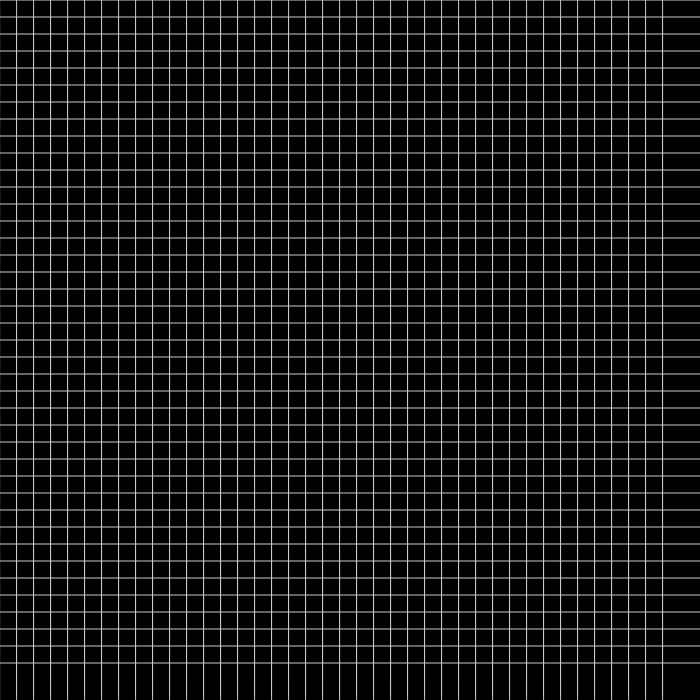
Frame 1 (no input)
Frame 60 (no input): identical to frame 1, image omitted
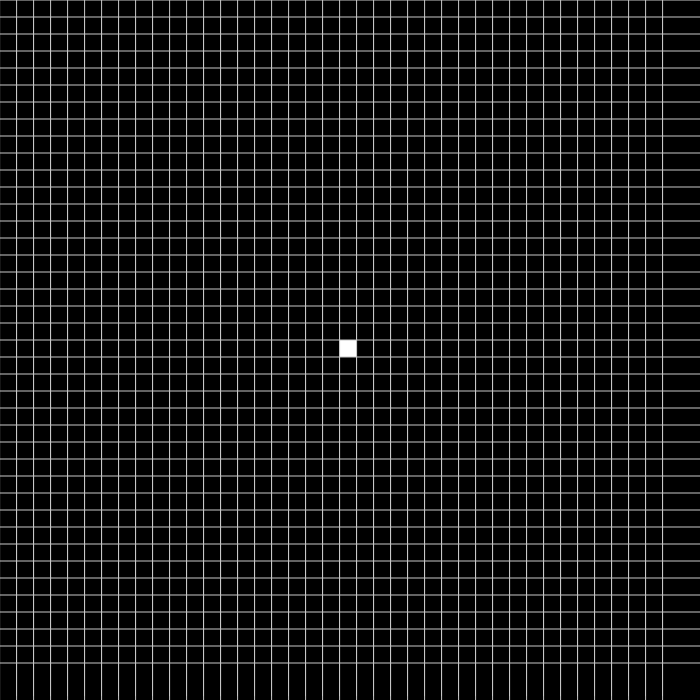
Frame 120 (the mouse pressed at the canvas centre since frame 60)

The p5.js sketch that drew these frames (run headless with seeded random() and noise() and a simulated clock; from frame 60 on, the mouse is pressed at the canvas centre):

// p5.js sketch
// ── sketch.js
var arr = [];
var arrOld = [];
var rows = 40;
var columns = 40;
var row;
var column;
var index;
var layout;
var x_co;
var y_co;
var rand;
var multiplier;
var alive;
var startingAlive;
var dead;
var width;
var height;
var speed, paused, gen;
// var x = 350;
// var y = 300;

function setup(){
  //console.log(height)
  startingAlive = 0;
  speed = 60;
  paused = true;
  gen = 0;
  width = 700
  height = 700

  createCanvas(width, height);
  background(0);

  for(var x = 0; x < rows; x++){
    for(var y = 0; y < columns; y++){
      stroke(200, 200, 200);
      line(x*floor((width/rows)), 0, x*floor((width/rows)), height);
      line(0, floor(y*(height/columns)), 701, y*floor((height/columns)));
    }
  }
  for(var i = 0; i < rows; i++){
    arr.push([0]);
    for(var j = 0; j < columns; j++){
      arr[i][j] = 0;
    }
  }
  
  //Set some random boxes to be white
  for(var i = 0; i < startingAlive; i++){
    arr[floor(random() * rows)][floor(random() * columns)] = 1
  }  

}
function mousePressed(){
  if(mouseX < width && mouseY < height && mouseX > 0 && mouseY > 0)
  {
    var cellState = arr[floor(mouseY/(height/columns))][floor(mouseX/(width/rows))]
    if(cellState == 1){
      arr[floor(mouseY/(height/columns))][floor(mouseX/(width/rows))] = 0
    }
    else{
      arr[floor(mouseY/(height/columns))][floor(mouseX/(width/rows))] = 1
    }
    
  }
}


function draw(){
  frameRate(speed)
  gameRun() 

  //Refreshing of board
  for(var x = 0; x < arr.length; x++){
    for(var y = 0; y < arr[x].length; y++){
      fill(arr[y][x]*255)
      rect(x*floor(width/rows), y*floor(height/columns), 50, 50)
    }
  }
  
  //neighbors();
}

function keyPressed() {
  if(key == " ") {
    paused = !paused;
    
  }
  if(keyCode == 71){
    insertFigure(createGlider1())
  }
  if(keyCode == 80){
    insertFigure(createPulsar1())
  }
  if(keyCode == 37 && speed > 6) {
    speed -= 5
  }
  if(keyCode == 39) {
    speed += 5
  }
}

function gameRun(){
  
  if(!paused){
    
    // copy arr to arrOld
    arrOld = []
    for(var i = 0; i < rows; i++){
      arrOld.push([0]);
      for(var j = 0; j < columns; j++){
        arrOld[i][j] = arr[i][j];
      }
    }
    
    for(var x = 0; x < arrOld.length; x++){
      for(var y = 0; y < arrOld[x].length; y++){
        //RULES TO THE GAME OF LIFE
        //console.log("(" + right + ", " + y + ")")

        var numNeighbors = alive(x, y)
        
        if(arrOld[x][y] == 1){
          if(numNeighbors > 3 || numNeighbors < 2){
            arr[x][y] = 0
            //console.log("GENRATION " + gen + " DEATH AT " + x + "    " + y + " WITH " + numNeighbors + " NEIGHBORS")
          }
        }
        else {
          if(numNeighbors == 3) {
            arr[x][y] = 1
            //console.log("GENRATION " + gen + " BORN AT " + x + "    " + y + " WITH " + numNeighbors + " NEIGHBORS")
          }
        }
      }
    }
    
    gen++;
    //console.log("NEXT GENERATION!")
    
  }
  
}

function alive(x, y) {
  
  var left = x - 1
  var right = x + 1
  var up = y - 1
  var down = y + 1

  if(left < 0){
    left += rows 
  }
  else if(right > rows - 1){
    right -= rows
  }

  if(up < 0){
    up += columns
  }
  else if(down > columns - 1){
    down -= columns
  }
  
  var out = arrOld[x][up] + arrOld[x][down] + arrOld[right][y] + arrOld[left][y] + arrOld[right][down] + arrOld[left][up]+ arrOld[left][down] + arrOld[right][up];
  
  //console.log(out)

  return out
}

function createGlider1(){
  var configuration = []
  configuration[0] = [1, 1, 0]
  configuration[1] = [1, 0, 1]
  configuration[2] = [1, 0, 0]
  return configuration
}
function createPulsar1(){
  var configuration = []
  configuration[0] = [0, 0, 1, 1, 1, 0, 0, 0, 1, 1, 1, 0, 0]
  configuration[1] = [0, 0, 0, 0, 0, 0, 0, 0, 0, 0, 0, 0, 0]
  configuration[2] = [1, 0, 0, 0, 0, 1, 0, 1, 0, 0, 0, 0, 1]
  configuration[3] = [1, 0, 0, 0, 0, 1, 0, 1, 0, 0, 0, 0, 1]
  configuration[4] = [1, 0, 0, 0, 0, 1, 0, 1, 0, 0, 0, 0, 1]
  configuration[5] = [0, 0, 1, 1, 1, 0, 0, 0, 1, 1, 1, 0, 0]
  configuration[6] = [0, 0, 0, 0, 0, 0, 0, 0, 0, 0, 0, 0, 0]
  configuration[7] = [0, 0, 1, 1, 1, 0, 0, 0, 1, 1, 1, 0, 0]
  configuration[8] = [1, 0, 0, 0, 0, 1, 0, 1, 0, 0, 0, 0, 1]
  configuration[9] = [1, 0, 0, 0, 0, 1, 0, 1, 0, 0, 0, 0, 1]
  configuration[10] = [1, 0, 0, 0, 0, 1, 0, 1, 0, 0, 0, 0, 1]
  configuration[11] = [0, 0, 0, 0, 0, 0, 0, 0, 0, 0, 0, 0, 0]
  configuration[12] = [0, 0, 1, 1, 1, 0, 0, 0, 1, 1, 1, 0, 0]
  return configuration
}

function insertFigure(config){
  var startx = floor(random() * rows)
  var starty = floor(random() * columns)
  console.log(config)
  for(var x = 0; x < config.length; x++){
    for(var y = 0; y < config[x].length; y++){
      if(startx + config.length > rows || starty + config[x].length > columns){
          startx = floor(random() * rows)
          starty = floor(random() * columns)
          x = 0
          y = 0
      }

      arr[startx + x][starty + y] = config[x][y]
    }
  }

}
